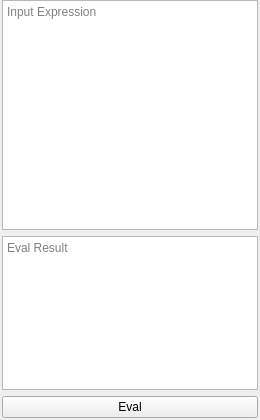
          <widget class="QWidget" name="tab_eval_tool">
           <attribute name="title">
            <string>Eval Tool</string>
           </attribute>
           <layout class="QGridLayout" name="gridLayout_9" rowstretch="3,2,0">
            <property name="leftMargin">
             <number>2</number>
            </property>
            <property name="topMargin">
             <number>0</number>
            </property>
            <property name="rightMargin">
             <number>2</number>
            </property>
            <property name="bottomMargin">
             <number>2</number>
            </property>
            <item row="2" column="0">
             <widget class="QPushButton" name="btn_eval">
              <property name="text">
               <string>Eval</string>
              </property>
             </widget>
            </item>
            <item row="0" column="0">
             <widget class="QPlainTextEdit" name="ptext_eval_in">
              <property name="sizePolicy">
               <sizepolicy hsizetype="Expanding" vsizetype="Preferred">
                <horstretch>0</horstretch>
                <verstretch>0</verstretch>
               </sizepolicy>
              </property>
              <property name="focusPolicy">
               <enum>Qt::StrongFocus</enum>
              </property>
              <property name="placeholderText">
               <string>Input Expression</string>
              </property>
             </widget>
            </item>
            <item row="1" column="0">
             <widget class="QTextBrowser" name="textb_eval_out">
              <property name="sizePolicy">
               <sizepolicy hsizetype="Expanding" vsizetype="Preferred">
                <horstretch>0</horstretch>
                <verstretch>0</verstretch>
               </sizepolicy>
              </property>
              <property name="placeholderText">
               <string>Eval Result</string>
              </property>
             </widget>
            </item>
           </layout>
          </widget>
